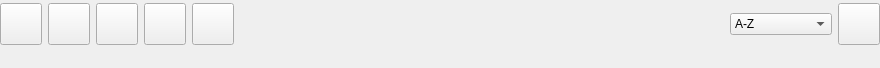
<?xml version="1.0" encoding="UTF-8"?>
<ui version="4.0">
 <class>ToolBarModule</class>
 <widget class="QWidget" name="ToolBarModule">
  <property name="geometry">
   <rect>
    <x>0</x>
    <y>0</y>
    <width>880</width>
    <height>68</height>
   </rect>
  </property>
  <property name="windowTitle">
   <string>Form</string>
  </property>
  <layout class="QGridLayout" name="gridLayout">
   <property name="leftMargin">
    <number>0</number>
   </property>
   <property name="topMargin">
    <number>0</number>
   </property>
   <property name="rightMargin">
    <number>0</number>
   </property>
   <property name="bottomMargin">
    <number>0</number>
   </property>
   <item row="1" column="6">
    <widget class="QComboBox" name="sortingBox">
     <property name="toolTip">
      <string>Sort By</string>
     </property>
     <item>
      <property name="text">
       <string>A-Z</string>
      </property>
     </item>
     <item>
      <property name="text">
       <string>Z-A</string>
      </property>
     </item>
     <item>
      <property name="text">
       <string>Size</string>
      </property>
     </item>
     <item>
      <property name="text">
       <string>Type</string>
      </property>
     </item>
     <item>
      <property name="text">
       <string>First Modified</string>
      </property>
     </item>
     <item>
      <property name="text">
       <string>Last Modified</string>
      </property>
     </item>
    </widget>
   </item>
   <item row="1" column="0">
    <widget class="QPushButton" name="creatingButton">
     <property name="sizePolicy">
      <sizepolicy hsizetype="Fixed" vsizetype="Fixed">
       <horstretch>0</horstretch>
       <verstretch>0</verstretch>
      </sizepolicy>
     </property>
     <property name="minimumSize">
      <size>
       <width>42</width>
       <height>42</height>
      </size>
     </property>
     <property name="toolTip">
      <string>Create</string>
     </property>
     <property name="text">
      <string/>
     </property>
     <property name="icon">
      <iconset resource="../../../resources/resources.qrc">
       <normaloff>:/fileSystemIcons/fileSystemIcons/new-document.png</normaloff>:/fileSystemIcons/fileSystemIcons/new-document.png</iconset>
     </property>
     <property name="iconSize">
      <size>
       <width>36</width>
       <height>36</height>
      </size>
     </property>
    </widget>
   </item>
   <item row="1" column="7">
    <widget class="QPushButton" name="hiddenButton">
     <property name="sizePolicy">
      <sizepolicy hsizetype="Fixed" vsizetype="Fixed">
       <horstretch>0</horstretch>
       <verstretch>0</verstretch>
      </sizepolicy>
     </property>
     <property name="minimumSize">
      <size>
       <width>42</width>
       <height>42</height>
      </size>
     </property>
     <property name="toolTip">
      <string>Show Hidden</string>
     </property>
     <property name="text">
      <string/>
     </property>
     <property name="icon">
      <iconset resource="../../../resources/resources.qrc">
       <normaloff>:/fileSystemIcons/fileSystemIcons/hidden.png</normaloff>:/fileSystemIcons/fileSystemIcons/hidden.png</iconset>
     </property>
     <property name="iconSize">
      <size>
       <width>36</width>
       <height>36</height>
      </size>
     </property>
    </widget>
   </item>
   <item row="1" column="3">
    <widget class="QPushButton" name="replacingButton">
     <property name="sizePolicy">
      <sizepolicy hsizetype="Fixed" vsizetype="Fixed">
       <horstretch>0</horstretch>
       <verstretch>0</verstretch>
      </sizepolicy>
     </property>
     <property name="minimumSize">
      <size>
       <width>42</width>
       <height>42</height>
      </size>
     </property>
     <property name="toolTip">
      <string>Replace</string>
     </property>
     <property name="text">
      <string/>
     </property>
     <property name="icon">
      <iconset resource="../../../resources/resources.qrc">
       <normaloff>:/fileSystemIcons/fileSystemIcons/import-export.png</normaloff>:/fileSystemIcons/fileSystemIcons/import-export.png</iconset>
     </property>
     <property name="iconSize">
      <size>
       <width>36</width>
       <height>36</height>
      </size>
     </property>
    </widget>
   </item>
   <item row="1" column="5">
    <spacer name="horizontalSpacer">
     <property name="orientation">
      <enum>Qt::Horizontal</enum>
     </property>
     <property name="sizeHint" stdset="0">
      <size>
       <width>399</width>
       <height>16</height>
      </size>
     </property>
    </spacer>
   </item>
   <item row="1" column="1">
    <widget class="QPushButton" name="removingButton">
     <property name="sizePolicy">
      <sizepolicy hsizetype="Fixed" vsizetype="Fixed">
       <horstretch>0</horstretch>
       <verstretch>0</verstretch>
      </sizepolicy>
     </property>
     <property name="minimumSize">
      <size>
       <width>42</width>
       <height>42</height>
      </size>
     </property>
     <property name="toolTip">
      <string>Remove</string>
     </property>
     <property name="text">
      <string/>
     </property>
     <property name="icon">
      <iconset resource="../../../resources/resources.qrc">
       <normaloff>:/fileSystemIcons/fileSystemIcons/bin.png</normaloff>:/fileSystemIcons/fileSystemIcons/bin.png</iconset>
     </property>
     <property name="iconSize">
      <size>
       <width>36</width>
       <height>36</height>
      </size>
     </property>
    </widget>
   </item>
   <item row="1" column="4">
    <widget class="QPushButton" name="renamingButton">
     <property name="sizePolicy">
      <sizepolicy hsizetype="Fixed" vsizetype="Fixed">
       <horstretch>0</horstretch>
       <verstretch>0</verstretch>
      </sizepolicy>
     </property>
     <property name="minimumSize">
      <size>
       <width>42</width>
       <height>42</height>
      </size>
     </property>
     <property name="toolTip">
      <string>Rename</string>
     </property>
     <property name="text">
      <string/>
     </property>
     <property name="icon">
      <iconset resource="../../../resources/resources.qrc">
       <normaloff>:/fileSystemIcons/fileSystemIcons/rename (1).png</normaloff>:/fileSystemIcons/fileSystemIcons/rename (1).png</iconset>
     </property>
     <property name="iconSize">
      <size>
       <width>36</width>
       <height>36</height>
      </size>
     </property>
    </widget>
   </item>
   <item row="1" column="2">
    <widget class="QPushButton" name="copyingButton">
     <property name="sizePolicy">
      <sizepolicy hsizetype="Fixed" vsizetype="Fixed">
       <horstretch>0</horstretch>
       <verstretch>0</verstretch>
      </sizepolicy>
     </property>
     <property name="minimumSize">
      <size>
       <width>42</width>
       <height>42</height>
      </size>
     </property>
     <property name="toolTip">
      <string>Copy</string>
     </property>
     <property name="text">
      <string/>
     </property>
     <property name="icon">
      <iconset resource="../../../resources/resources.qrc">
       <normaloff>:/fileSystemIcons/fileSystemIcons/copy.png</normaloff>:/fileSystemIcons/fileSystemIcons/copy.png</iconset>
     </property>
     <property name="iconSize">
      <size>
       <width>36</width>
       <height>36</height>
      </size>
     </property>
    </widget>
   </item>
   <item row="2" column="0" colspan="8">
    <spacer name="horizontalSpacer_2">
     <property name="orientation">
      <enum>Qt::Horizontal</enum>
     </property>
     <property name="sizeHint" stdset="0">
      <size>
       <width>40</width>
       <height>20</height>
      </size>
     </property>
    </spacer>
   </item>
  </layout>
 </widget>
 <resources>
  <include location="../../../resources/resources.qrc"/>
  <include location="../../../resources/resources.qrc"/>
 </resources>
 <connections/>
</ui>
